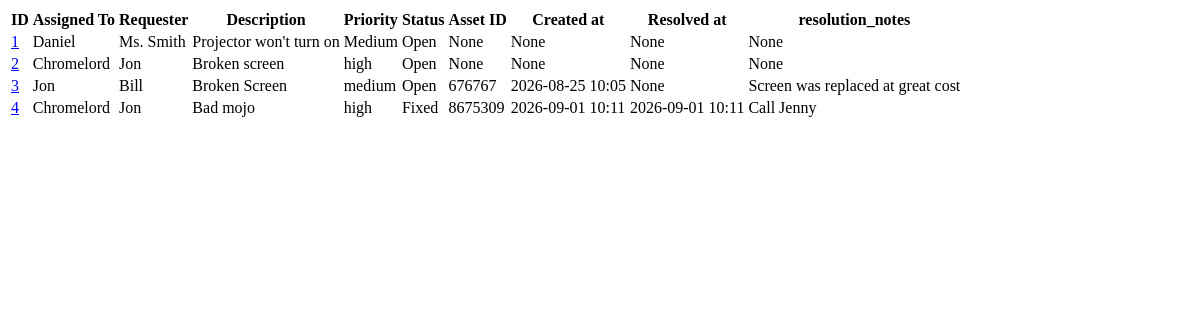
The app's page /tickets, older data.
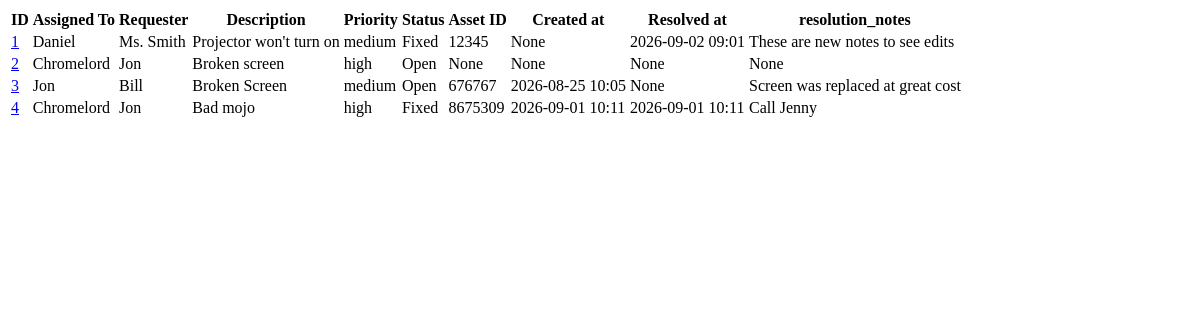
The same page, newer data.
### tables this page shows
CREATE TABLE tickets (
        id INTEGER PRIMARY KEY AUTOINCREMENT,
        assigned_to TEXT,
        requester TEXT,
        description TEXT,
        priority TEXT,
        status TEXT,
        asset_id TEXT,
        created_at TEXT,
        resolved_at TEXT
    , resolution_notes TEXT);

### app.py (the view)
@app.route("/tickets")
def list_tickets():
    db = sqlite3.connect("helpdesk.db")      # connect to the database file
    cursor = db.cursor()                     # get a cursor to run commands
    cursor.execute("SELECT * FROM tickets")    # get every row from the tickets table
    all_tickets = cursor.fetchall()            # pull the actual rows into a Python list
    db.close()                               # close the connection now that we're done
    return render_template("tickets.html", tickets=all_tickets)           # temporary placeholder response

### templates/tickets.html (shortened to what this page needs)
<!DOCTYPE html>
<html>
    <head>
    </head>
    <body>
        <table>
            <tr>
                <th>ID</th>
                <th>Assigned To</th>
                <th>Requester</th>
                <th>Description</th>
                <th>Priority</th>
                <th>Status</th>
                <th>Asset ID</th>
                <th>Created at</th>
                <th>Resolved at</th>
                <th>resolution_notes</th>
            </tr>
            {% for ticket in tickets %}
            <tr>
                <td><a href="/ticket/{{ ticket[0] }}">{{ ticket[0] }}</a></td>
                <td>{{ ticket[1] }}</td>
                <td>{{ ticket[2] }}</td>
                <td>{{ ticket[3] }}</td>
                <td>{{ ticket[4] }}</td>
                <td>{{ ticket[5] }}</td>
                <td>{{ ticket[6] }}</td>
                <td>{{ ticket[7] }}</td>
                <td>{{ ticket[8] }}</td>
                <td>{{ ticket[9] }}</td>
            </tr>
            {% endfor %}
        </table>
    </body>
</html>

Row changes from the older to the newer data that the page shows:
changed tickets "Daniel": priority "Medium" → "medium"; status "Open" → "Fixed"; asset "None" → "12345"; resolved_at "None" → "2026-09-02 09:01"; resolution_notes "None" → "These are new notes to see edits"
